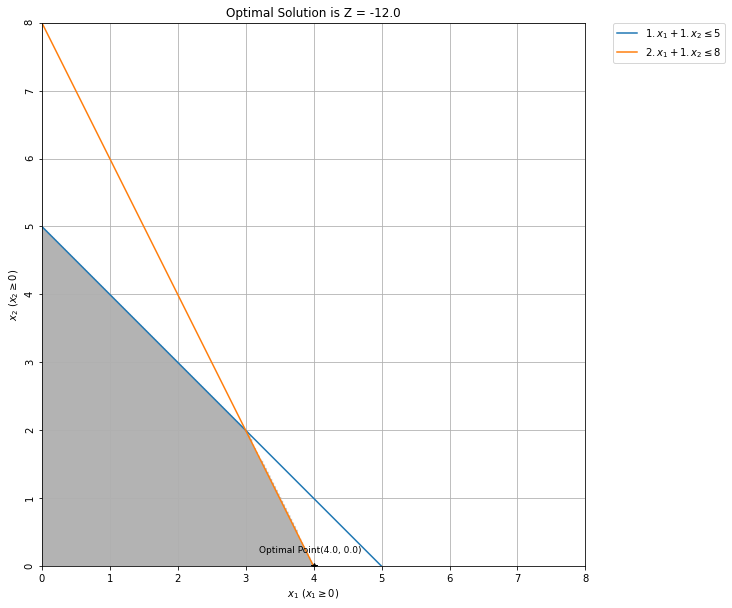

Reproduce this figure in Python.
from scipy.optimize import linprog
import numpy as np
import matplotlib.pyplot as plt
# %matplotlib inline
import warnings
warnings.filterwarnings('ignore')

class LinearProgramming:
  def __init__(self, obj, constraint, bound, _type):
    self.objective = obj
    self.constraints = constraint
    self.bnd = bound
    self.type = _type
    self.lhs_inequation = [ row[:-1] for row in self.constraints ]
    self.rhs_inequation = [ row[-1] for row in self.constraints ]
  
  def getOptimalParams( self ):
    obj = self.objective if self.type=='minimize' else [-1*val for val in self.objective]
    opt = linprog(c=obj, A_ub=self.lhs_inequation, b_ub=self.rhs_inequation, bounds=self.bnd, method="revised simplex")
    if opt.status == 0:
      optimalX1, optimalX2 = opt.x[0], opt.x[1]
      optimalZ = opt.fun if self.type=='minimize' else -1*opt.fun
      return optimalX1, optimalX2, optimalZ
    else:
      raise Exception("No optimal solution exist!")

  def make_plot( self, x_1, x_2, Z ):
    # Shortening the maximum limits of the plot
    mxm_lim = 0
    for row in range(len(self.rhs_inequation)):
      mxm_lim = max(mxm_lim, self.rhs_inequation[row]/min(self.lhs_inequation[row]))

    # Values for grid lines
    x1 = np.linspace(0, mxm_lim, 2000)
    x2 = np.linspace(0, mxm_lim, 2000)
    x3 = (self.rhs_inequation[0] - self.lhs_inequation[0][0] * x1)/self.lhs_inequation[0][1]
    x4 = (self.rhs_inequation[1] - self.lhs_inequation[1][0] * x1)/self.lhs_inequation[1][1]

    # Filling the feasible regions
    fig, ax = plt.subplots(figsize=(10, 10))
    ax.grid()
    d = np.linspace(0,mxm_lim,300)
    x_f,y_f = np.meshgrid(d,d)
    ax.imshow( ((x_f>=0) & (y_f>=0) & (y_f<=(self.rhs_inequation[0] - self.lhs_inequation[0][0]*x_f)/self.lhs_inequation[0][1]) & 
                (y_f<=(self.rhs_inequation[1] - self.lhs_inequation[1][0]*x_f)/self.lhs_inequation[1][1])).astype(int) , 
                    extent=(x_f.min(),x_f.max(),y_f.min(),y_f.max()),origin="lower", cmap="Greys", alpha = 0.3);


    # Plotting the result
    ax.plot(x1, x3, label=r'${x1_v}.x_1 + {x2_v}.x_2\leq{r_v}$'.format(x1_v=self.lhs_inequation[0][0], 
                                                                       x2_v=self.lhs_inequation[0][1], 
                                                                       r_v=self.rhs_inequation[0]))
    ax.plot(x1, x4, label=r'${x1_v}.x_1 + {x2_v}.x_2\leq{r_v}$'.format(x1_v=self.lhs_inequation[1][0], 
                                                                       x2_v=self.lhs_inequation[1][1], 
                                                                       r_v=self.rhs_inequation[1]))
    ax.plot(x_1, x_2, "*", color="black")
    ax.text(x_1-0.8, x_2+0.2, "Optimal Point({x_1}, {x_2})".format(x_1=x_1, x_2=x_2), size=9)
    ax.legend(bbox_to_anchor=(1.05, 1), loc=2, borderaxespad=0.)
    plt.xlabel(r'$x_1$' +" " + r'$(x_1 \geq 0)$')
    plt.ylabel(r'$x_2$' +" " + r'$(x_2 \geq 0)$')
    plt.yticks(rotation=90)
    plt.xlim((0, mxm_lim))
    plt.ylim((0, mxm_lim))
    plt.title("Optimal Solution is Z = {val}".format(val=Z))
    plt.show()

objective = [-3, 1]
constraints = [[1, 1, 5], [2, 1, 8]]
bound = [(0, float("inf")),  # Bounds of X1
         (0, float("inf"))]  # Bounds of X2

lp = LinearProgramming(objective, constraints, bound, "minimize")
optimalX1, optimalX2, optimalZ = lp.getOptimalParams()
print(f"For given objective function, the optimal X1 is = {optimalX1}, optimal X2 is = {optimalX2}, and optimal Z = {optimalZ}")

print("\nThe graphical representation of above solution is : \n")
lp.make_plot(optimalX1, optimalX2, optimalZ)
